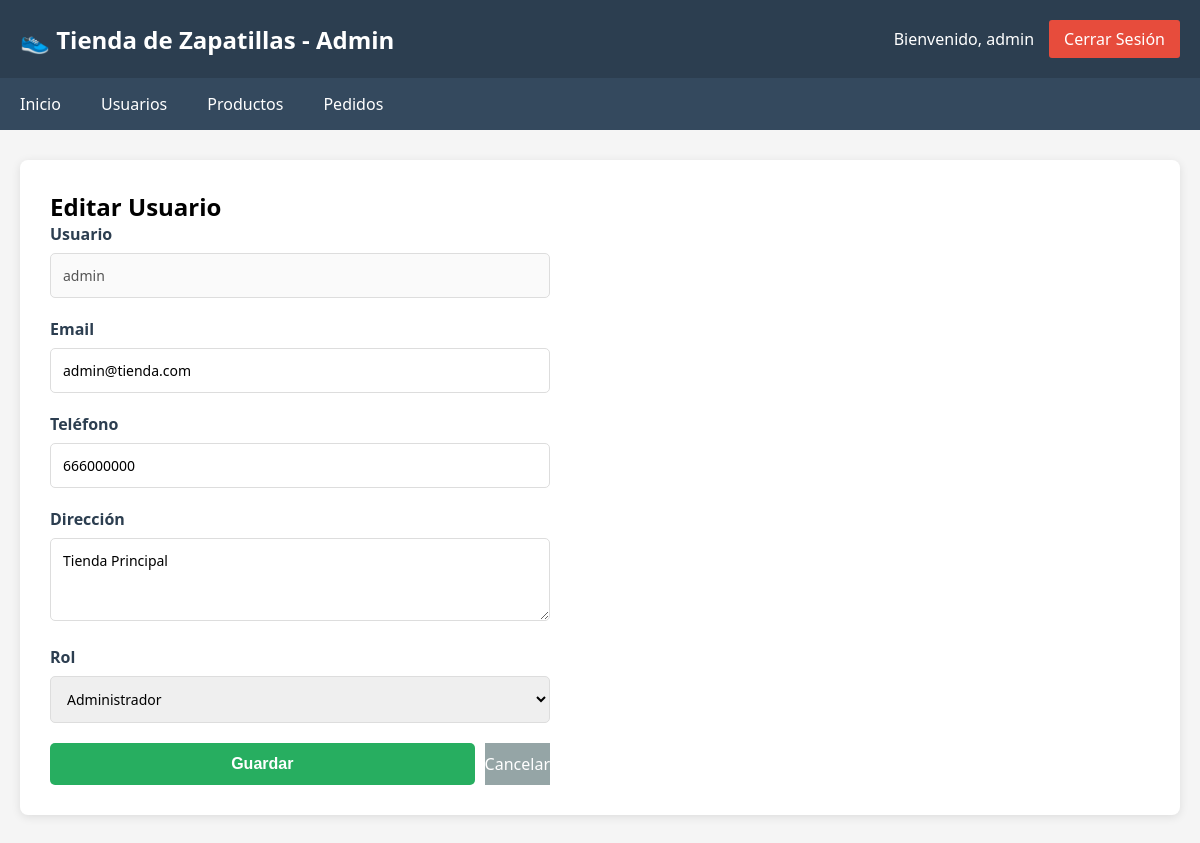
Screenshot of /admin/dashboard.php?pagina=usuarios&accion=editar&id=1 (signed in) with the database file from the repository.
### tables this page shows
CREATE TABLE usuarios (
    id INT PRIMARY KEY AUTO_INCREMENT,
    usuario VARCHAR(50) UNIQUE NOT NULL,
    email VARCHAR(100) UNIQUE NOT NULL,
    contraseña VARCHAR(255) NOT NULL,
    telefono VARCHAR(20),
    direccion VARCHAR(200),
    rol ENUM('cliente', 'administrador') DEFAULT 'cliente',
    fecha_registro DATETIME DEFAULT CURRENT_TIMESTAMP,
    activo TINYINT(1) DEFAULT 1
);

### data/UsuarioDAO.php (called while the page is built, shortened)
<?php
class UsuarioDAO
{
    private $conexion;
    public function __construct($conexion)
    {
        $this->conexion = $conexion;
    }
    public function obtenerPorId($id)
    {
        $sql = "SELECT * FROM usuarios WHERE id = ?";
        $stmt = $this->conexion->prepare($sql);
        $stmt->bind_param('i', $id);
        $stmt->execute();
        return $stmt->get_result()->fetch_assoc();
    }
}

### business/UsuarioManager.php (called while the page is built, shortened)
<?php
require_once __DIR__ . '/../data/UsuarioDAO.php';
class UsuarioManager
{
    private $usuarioDAO;
    public function __construct($conexion)
    {
        $this->usuarioDAO = new UsuarioDAO($conexion);
    }
    public function obtenerPorId($id)
    {
        return $this->usuarioDAO->obtenerPorId($id);
    }
}

### admin/usuarios.php (the view, shortened to what this page needs)
<?php
require_once __DIR__ . '/../business/UsuarioManager.php';
$usuarioManager = new UsuarioManager($conexion);
$accion = $_GET['accion'] ?? '';
$id = $_GET['id'] ?? '';
if ($accion === 'crear') {
    $contenido = mostrarFormularioUsuario('crear');
} elseif ($accion === 'editar' && $id) {
    $usuario = $usuarioManager->obtenerPorId($id);
    if ($usuario) {
        $contenido = mostrarFormularioUsuario('editar', $usuario);
    } else {
        $contenido = '<div class="error">Usuario no encontrado</div>';
    }
} else {
    $contenido = mostrarListadoUsuarios($usuarioManager->obtenerTodos());
}
function mostrarFormularioUsuario($accion, $usuario = null)
{
    $html = '<h2>' . ($accion === 'crear' ? 'Crear Usuario' : 'Editar Usuario') . '</h2>';
    $html .= '<form method="POST">';
    if ($accion === 'editar') {
        $html .= '<input type="hidden" name="id" value="' . $usuario['id'] . '">';
    }
    $html .= '<div class="form-group">';
    $html .= '<label for="usuario">Usuario</label>';
    $html .= '<input type="text" id="usuario" name="usuario" value="' . ($usuario['usuario'] ?? '') . '" ' . ($accion === 'editar' ? 'disabled' : 'required') . '>';
    if ($accion === 'editar') {
        $html .= '<input type="hidden" name="usuario" value="' . escapar($usuario['usuario']) . '">';
    }
    $html .= '</div>';
    $html .= '<div class="form-group">';
    $html .= '<label for="email">Email</label>';
    $html .= '<input type="email" id="email" name="email" value="' . ($usuario['email'] ?? '') . '" required>';
    $html .= '</div>';
    $html .= '<div class="form-group">';
    $html .= '<label for="telefono">Teléfono</label>';
    $html .= '<input type="tel" id="telefono" name="telefono" value="' . ($usuario['telefono'] ?? '') . '">';
    $html .= '</div>';
    $html .= '<div class="form-group">';
    $html .= '<label for="direccion">Dirección</label>';
    $html .= '<textarea id="direccion" name="direccion" rows="3">' . ($usuario['direccion'] ?? '') . '</textarea>';
    $html .= '</div>';
    $html .= '<div class="form-group">';
    $html .= '<label for="rol">Rol</label>';
    $html .= '<select id="rol" name="rol" required>';
    $html .= '<option value="cliente"' . ((($usuario['rol'] ?? '') === 'cliente') ? ' selected' : '') . '>Cliente</option>';
    $html .= '<option value="administrador"' . ((($usuario['rol'] ?? '') === 'administrador') ? ' selected' : '') . '>Administrador</option>';
    $html .= '</select>';
    $html .= '</div>';
    $html .= '<div class="form-acciones">';
    $html .= '<button type="submit" name="' . ($accion === 'crear' ? 'crear' : 'actualizar') . '" class="btn-guardar">Guardar</button>';
    $html .= '<a href="?pagina=usuarios" class="btn-cancelar" style="text-decoration: none; text-align: center; display: flex; align-items: center; justify-content: center;">Cancelar</a>';
    $html .= '</div>';
    $html .= '</form>';
    return $html;
}

### admin/dashboard.php (style rules this page uses)
* { margin: 0; padding: 0; box-sizing: border-box; }
body { font-family: 'Segoe UI', Tahoma, Geneva, Verdana, sans-serif; background: #f5f5f5; }
form { max-width: 500px; }
.form-group { margin-bottom: 20px; }
label { display: block; margin-bottom: 8px; font-weight: 600; color: #2c3e50; }
input, textarea, select { width: 100%; padding: 12px; border: 1px solid #ddd; border-radius: 5px; font-size: 14px; font-family: inherit; }
.form-acciones { display: flex; gap: 10px; }
.form-acciones button { flex: 1; padding: 12px; border: none; border-radius: 5px; cursor: pointer; font-size: 16px; font-weight: 600; transition: background 0.3s; }
.btn-guardar { background: #27ae60; color: white; }
.btn-cancelar { background: #95a5a6; color: white; }

### rows the page displays
usuarios: usuario "admin", email "admin@tienda.com", telefono "666000000", direccion "Tienda Principal", rol "Administrador"

### other values shown
escapar($_SESSION['usuario']) "admin"
